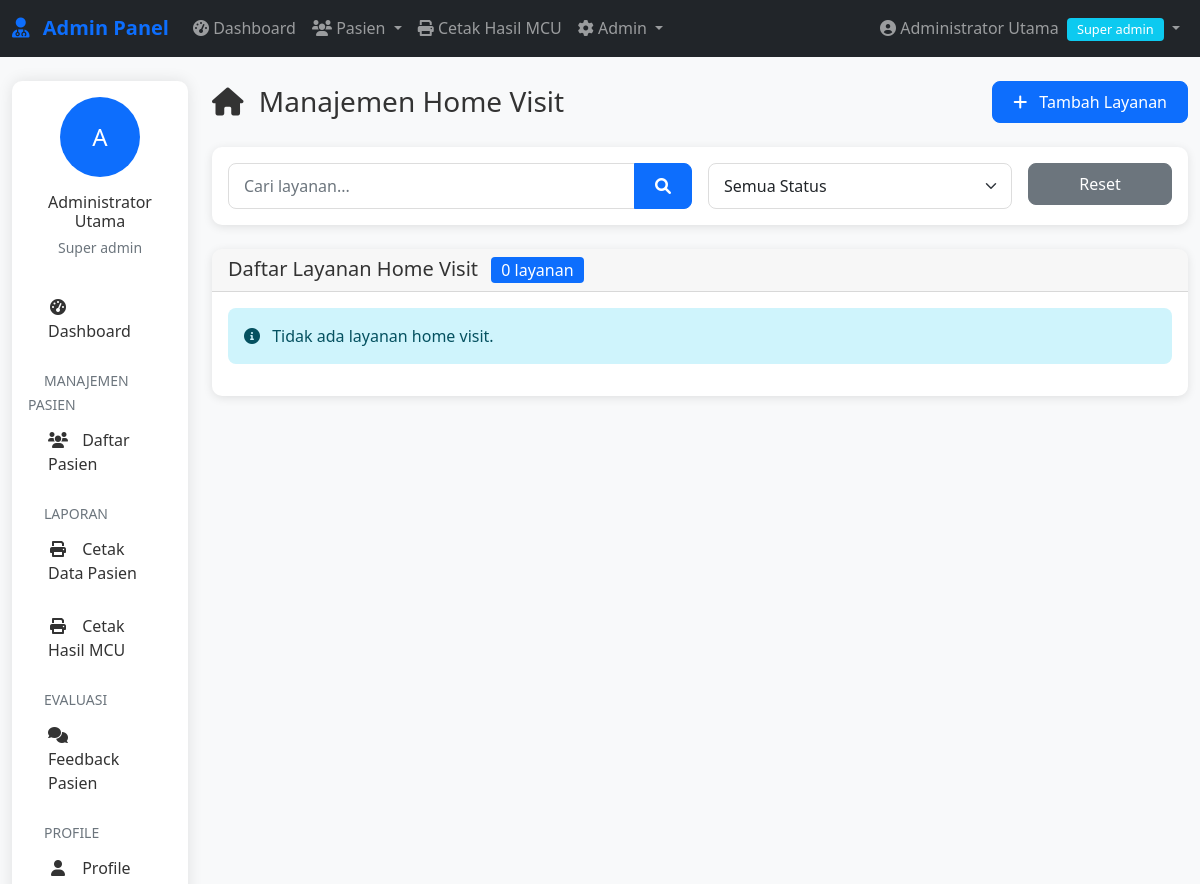
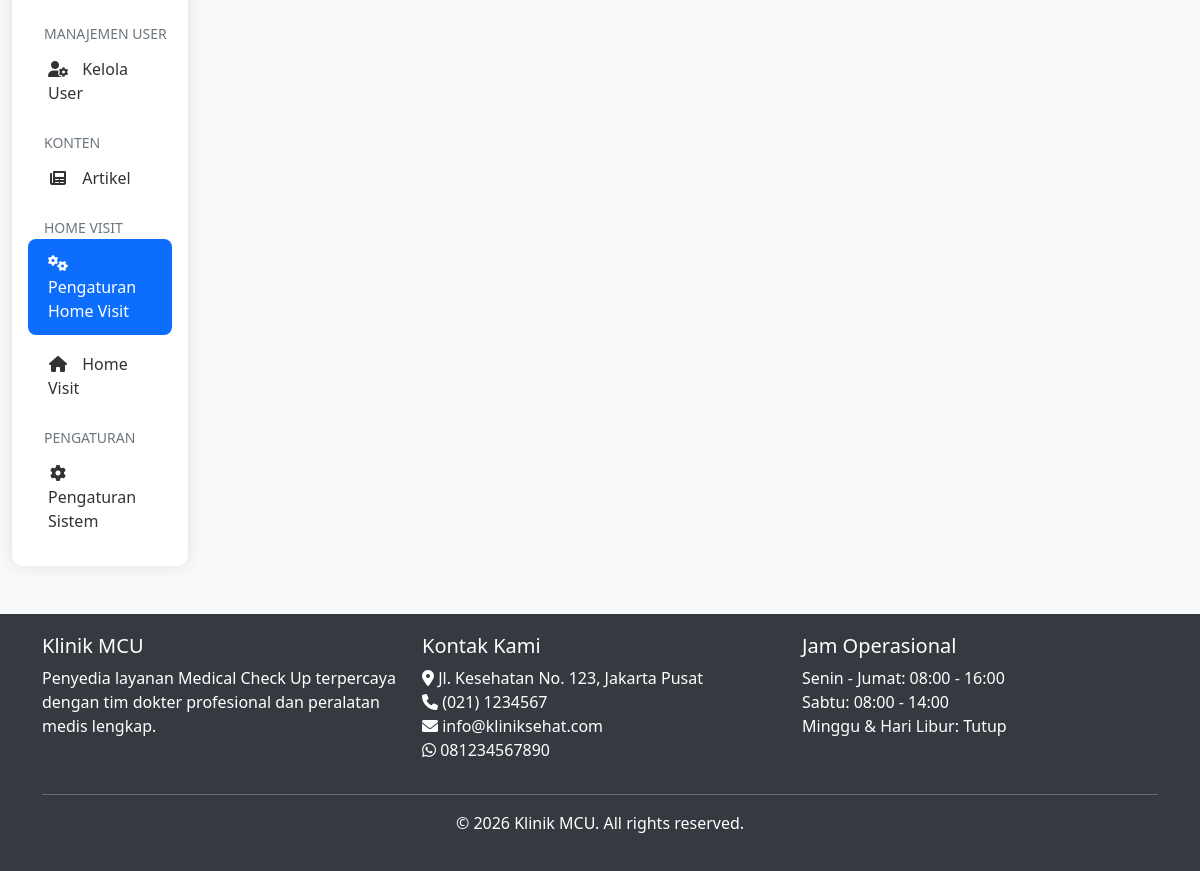
Page /admin/home-visit/list.php (signed in) on the earlier database version (2 pictures, top to bottom).
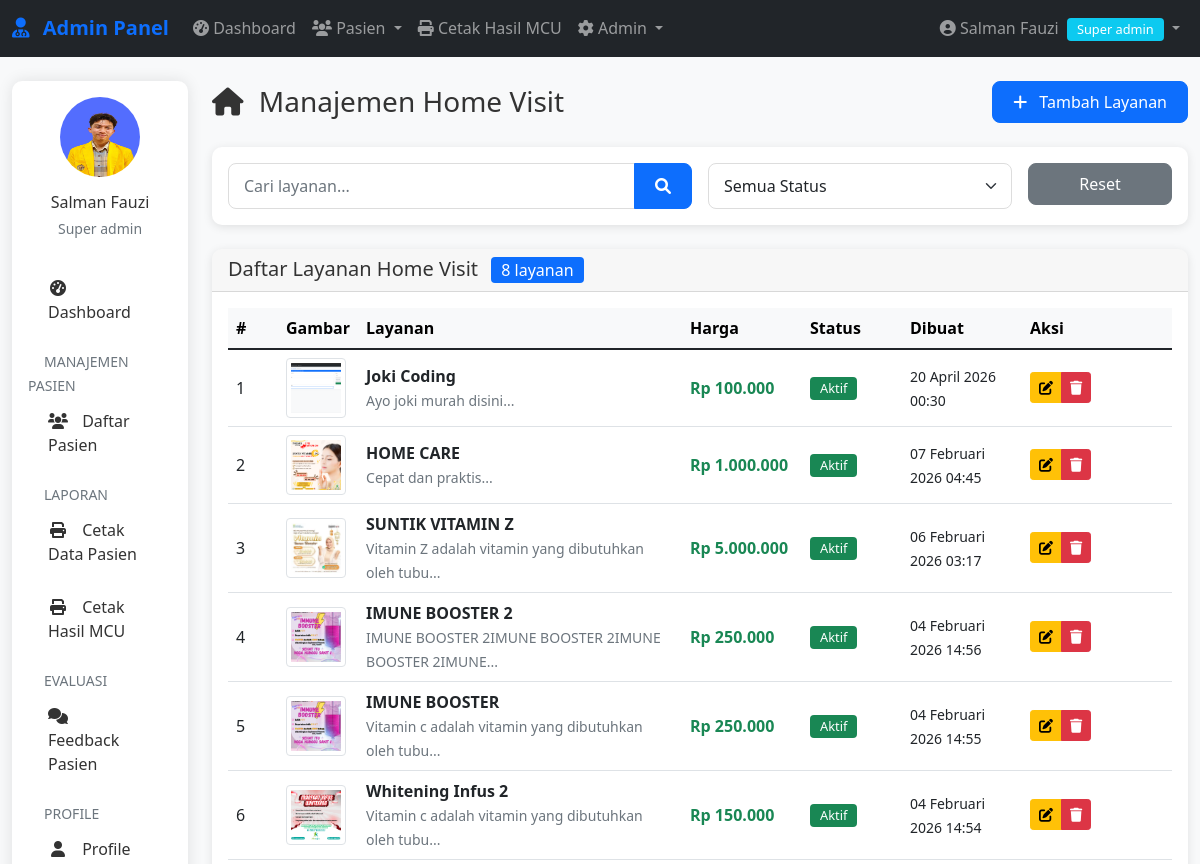
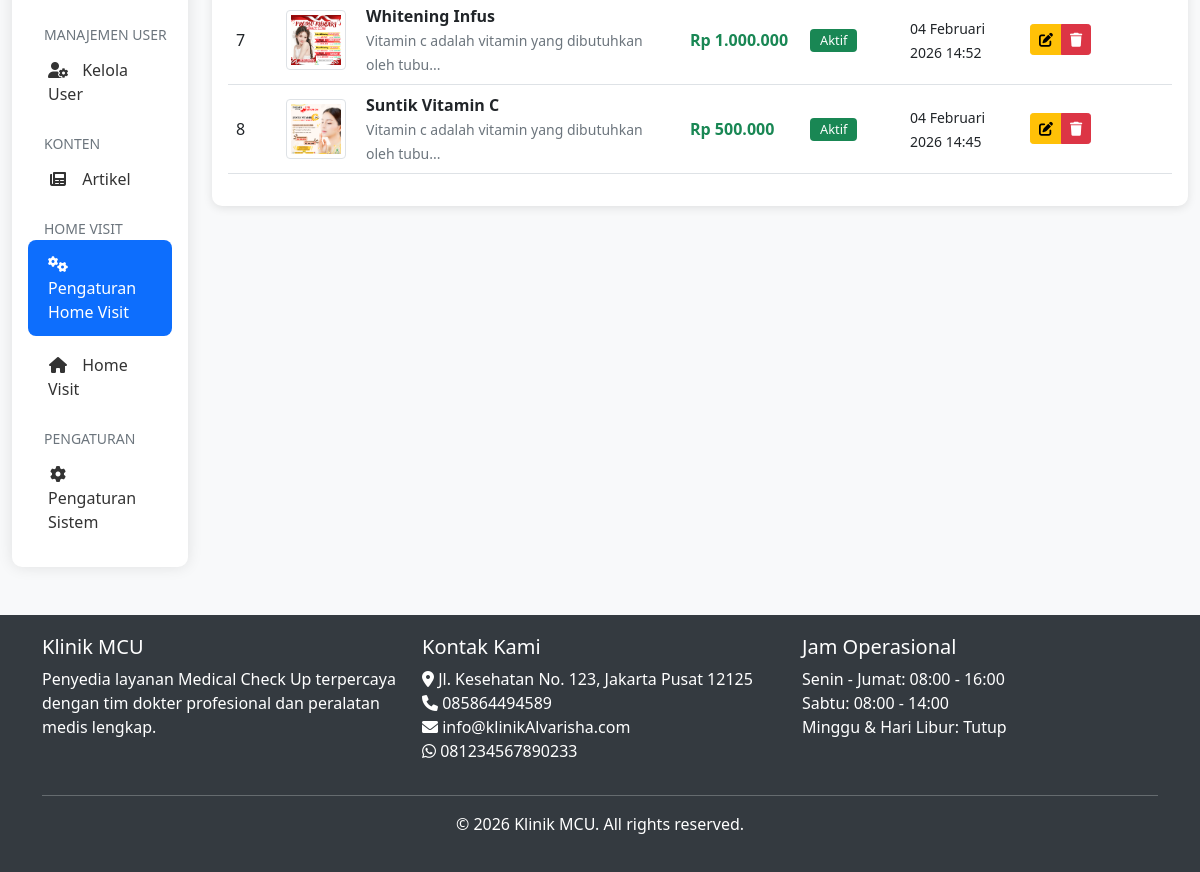
Same page on the later database version (2 pictures, top to bottom).
### tables this page shows
CREATE TABLE `pengaturan` (
  `id` int(11) NOT NULL,
  `nama_klinik` varchar(100) DEFAULT NULL,
  `alamat` text DEFAULT NULL,
  `telepon` varchar(20) DEFAULT NULL,
  `email` varchar(100) DEFAULT NULL,
  `whatsapp` varchar(20) DEFAULT NULL,
  `logo` varchar(255) DEFAULT NULL,
  `tentang` text DEFAULT NULL,
  `created_at` timestamp NOT NULL DEFAULT current_timestamp(),
  `hero_image` varchar(255) DEFAULT NULL
);

CREATE TABLE `home_visit_setting` (
  `id_setting` int(11) NOT NULL,
  `judul_layanan` varchar(100) NOT NULL,
  `deskripsi` text DEFAULT NULL,
  `harga` decimal(12,2) NOT NULL,
  `gambar` varchar(255) NOT NULL,
  `status` enum('aktif','nonaktif') DEFAULT 'aktif',
  `created_at` timestamp NOT NULL DEFAULT current_timestamp(),
  `updated_at` timestamp NOT NULL DEFAULT current_timestamp() ON UPDATE current_timestamp()
);

### includes/functions.php (called while the page is built, shortened)
<?php
require_once __DIR__ . '/../config/database.php';
function formatDateIndo($date, $with_time = false)
{
    $months = array(
        1 => 'Januari',
        'Februari',
        'Maret',
        'April',
        'Mei',
        'Juni',
        'Juli',
        'Agustus',
        'September',
        'Oktober',
        'November',
        'Desember'
    );
    $timestamp = strtotime($date);
    $day = date('d', $timestamp);
    $month = $months[date('n', $timestamp)];
    $year = date('Y', $timestamp);
    $formatted = $day . ' ' . $month . ' ' . $year;
    if ($with_time) {
        $time = date('H:i', $timestamp);
        $formatted .= ' ' . $time;
    }
    return $formatted;
}
function getSetting($key)
{
    global $conn;
    $query = "SELECT $key FROM pengaturan LIMIT 1";
    $result = mysqli_query($conn, $query);
    $row = mysqli_fetch_assoc($result);
    return $row[$key] ?? '';
}

### admin/home-visit/list.php (the view, shortened to what the rows shown need)
<?php
require_once __DIR__ . '/../../includes/auth.php';
require_once __DIR__ . '/../../includes/functions.php';
$where = "1=1";
$limit = 15;
$page = isset($_GET['page']) ? (int)$_GET['page'] : 1;
$offset = ($page - 1) * $limit;
$query = "SELECT * FROM home_visit_setting
          WHERE $where
          ORDER BY created_at DESC
          LIMIT $limit OFFSET $offset";
$result = mysqli_query($conn, $query);
?>
<?php include '../../includes/admin-header.php'; ?>
<div class="container-fluid mt-4">
    <div class="row">
        <div class="col-lg-10">
            <div class="d-flex justify-content-between align-items-center mb-4">
                <h1 class="h3 mb-0">
                    <i class="fas fa-home me-2"></i> Manajemen Home Visit
                </h1>
            </div>
            <div class="card">
                <div class="card-body">
                    <?php if (mysqli_num_rows($result) > 0): ?>
                        <div class="table-responsive">
                            <table class="table table-hover">
                                <thead class="table-light">
                                    <tr>
                                        <th width="50">#</th>
                                        <th>Gambar</th>
                                        <th>Layanan</th>
                                        <th width="120">Harga</th>
                                        <th width="100">Status</th>
                                        <th width="120">Dibuat</th>
                                        <th width="150">Aksi</th>
                                    </tr>
                                </thead>
                                <tbody>
                                    <?php $no = $offset + 1; ?>
                                    <?php while ($service = mysqli_fetch_assoc($result)): ?>
                                        <tr>
                                            <td><?php echo $no++; ?></td>
                                            <td>
                                                <?php if ($service['gambar']): ?>
                                                    <img src="<?php echo ASSETS_URL . '/' . $service['gambar']; ?>"
                                                        alt="<?php echo htmlspecialchars($service['judul_layanan']); ?>"
                                                        class="img-thumbnail" style="width: 60px; height: 60px; object-fit: cover;">
                                                <?php endif; ?>
                                            </td>
                                            <td>
                                                <strong><?php echo htmlspecialchars($service['judul_layanan']); ?></strong>
                                                <?php if ($service['deskripsi']): ?>
                                                    <br>
                                                    <small class="text-muted">
                                                        <?php echo substr(strip_tags($service['deskripsi']), 0, 50) . '...'; ?>
                                                    </small>
                                                <?php endif; ?>
                                            </td>
                                            <td>
                                                <span class="fw-bold text-success">
                                                    Rp <?php echo number_format($service['harga'], 0, ',', '.'); ?>
                                                </span>
                                            </td>
                                            <td>
                                                <?php if ($service['status'] == 'aktif'): ?>
                                                    <span class="badge bg-success">Aktif</span>
                                                <?php else: ?>
                                                    <span class="badge bg-secondary">Nonaktif</span>
                                                <?php endif; ?>
                                            </td>
                                            <td>
                                                <small><?php echo formatDateIndo($service['created_at'], true); ?></small>
                                            </td>
                                            <td>
                                                <div class="btn-group btn-group-sm">
                                                    <a href="edit.php?id=<?php echo $service['id_setting']; ?>"
                                                        class="btn btn-warning"
                                                        title="Edit">
                                                        <i class="fas fa-edit"></i>
                                                    </a>
                                                    <button type="button"
                                                        class="btn btn-danger delete-service"
                                                        data-id="<?php echo $service['id_setting']; ?>"
                                                        data-title="<?php echo htmlspecialchars($service['judul_layanan']); ?>"
                                                        title="Hapus">
                                                        <i class="fas fa-trash"></i>
                                                    </button>
                                                </div>
                                            </td>
                                        </tr>
                                    <?php endwhile; ?>
                                </tbody>
                            </table>
                        </div>
                    <?php else: ?>
                        <div class="alert alert-info">
                            <i class="fas fa-info-circle me-2"></i> Tidak ada layanan home visit.
                        </div>
                    <?php endif; ?>
                </div>
            </div>
        </div>
    </div>
</div>
<?php include '../../includes/admin-footer.php'; ?>

### includes/admin-footer.php (shortened to what the rows shown need)
</div>
</div>
<footer class="mt-5">
    <div class="container">
        <div class="row">
            <div class="col-md-4">
                <ul class="list-unstyled">
                    <li><i class="fas fa-map-marker-alt"></i> <?php echo getSetting('alamat'); ?></li>
                    <li><i class="fas fa-phone"></i> <?php echo getSetting('telepon'); ?></li>
                    <li><i class="fas fa-envelope"></i> <?php echo getSetting('email'); ?></li>
                    <li><i class="fab fa-whatsapp"></i> <?php echo getSetting('whatsapp'); ?></li>
                </ul>
            </div>
        </div>
    </div>
</footer>
</body>
</html>

Differences in the rows shown:
added home_visit_setting: gambar (picture), judul_layanan "Joki Coding", deskripsi "Ayo joki murah disini", harga "100.000", status "Aktif", created_at "20 April 2026 00:30"
added home_visit_setting: gambar (picture), judul_layanan "HOME CARE", deskripsi "Cepat dan praktis", harga "1.000.000", status "Aktif", created_at "07 Februari 2026 04:45"
added home_visit_setting: gambar (picture), judul_layanan "SUNTIK VITAMIN Z", deskripsi "Vitamin Z adalah vitamin yang dibutuhkan oleh tubu", harga "5.000.000", status "Aktif", created_at "06 Februari 2026 03:17"
added home_visit_setting: gambar (picture), judul_layanan "IMUNE BOOSTER 2", deskripsi "IMUNE BOOSTER 2IMUNE BOOSTER 2IMUNE BOOSTER 2IMUNE", harga "250.000", status "Aktif", created_at "04 Februari 2026 14:56"
added home_visit_setting: gambar (picture), judul_layanan "IMUNE BOOSTER", deskripsi "Vitamin c adalah vitamin yang dibutuhkan oleh tubu", harga "250.000", status "Aktif", created_at "04 Februari 2026 14:55"
added home_visit_setting: gambar+judul_layanan (picture), judul_layanan "Whitening Infus 2", deskripsi "Vitamin c adalah vitamin yang dibutuhkan oleh tubu", harga "150.000", status "Aktif", created_at "04 Februari 2026 14:54"
added home_visit_setting: gambar+judul_layanan (picture), judul_layanan "Whitening Infus", deskripsi "Vitamin c adalah vitamin yang dibutuhkan oleh tubu", harga "1.000.000", status "Aktif", created_at "04 Februari 2026 14:52"
added home_visit_setting: gambar (picture), judul_layanan "Suntik Vitamin C", deskripsi "Vitamin c adalah vitamin yang dibutuhkan oleh tubu", harga "500.000", status "Aktif", created_at "04 Februari 2026 14:45"
changed pengaturan: alamat "Jl. Kesehatan No. 123, Jakarta Pusat" → "Jl. Kesehatan No. 123, Jakarta Pusat 12125"; telepon "(021) 1234567" → "085864494589"; email "info@kliniksehat.com" → "info@klinikAlvarisha.com"; whatsapp "081234567890" → "081234567890233"
Other differences:
$_SESSION['nama_lengkap']: "Administrator Utama" → "Salman Fauzi"
$total_records: "0" → "8"
substr($_SESSION['nama_lengkap'], 0, 1): "A" → (not shown)
text no longer shown: "Tidak ada layanan home visit."
text now shown: "# Gambar Layanan Harga Status Dibuat Aksi"
